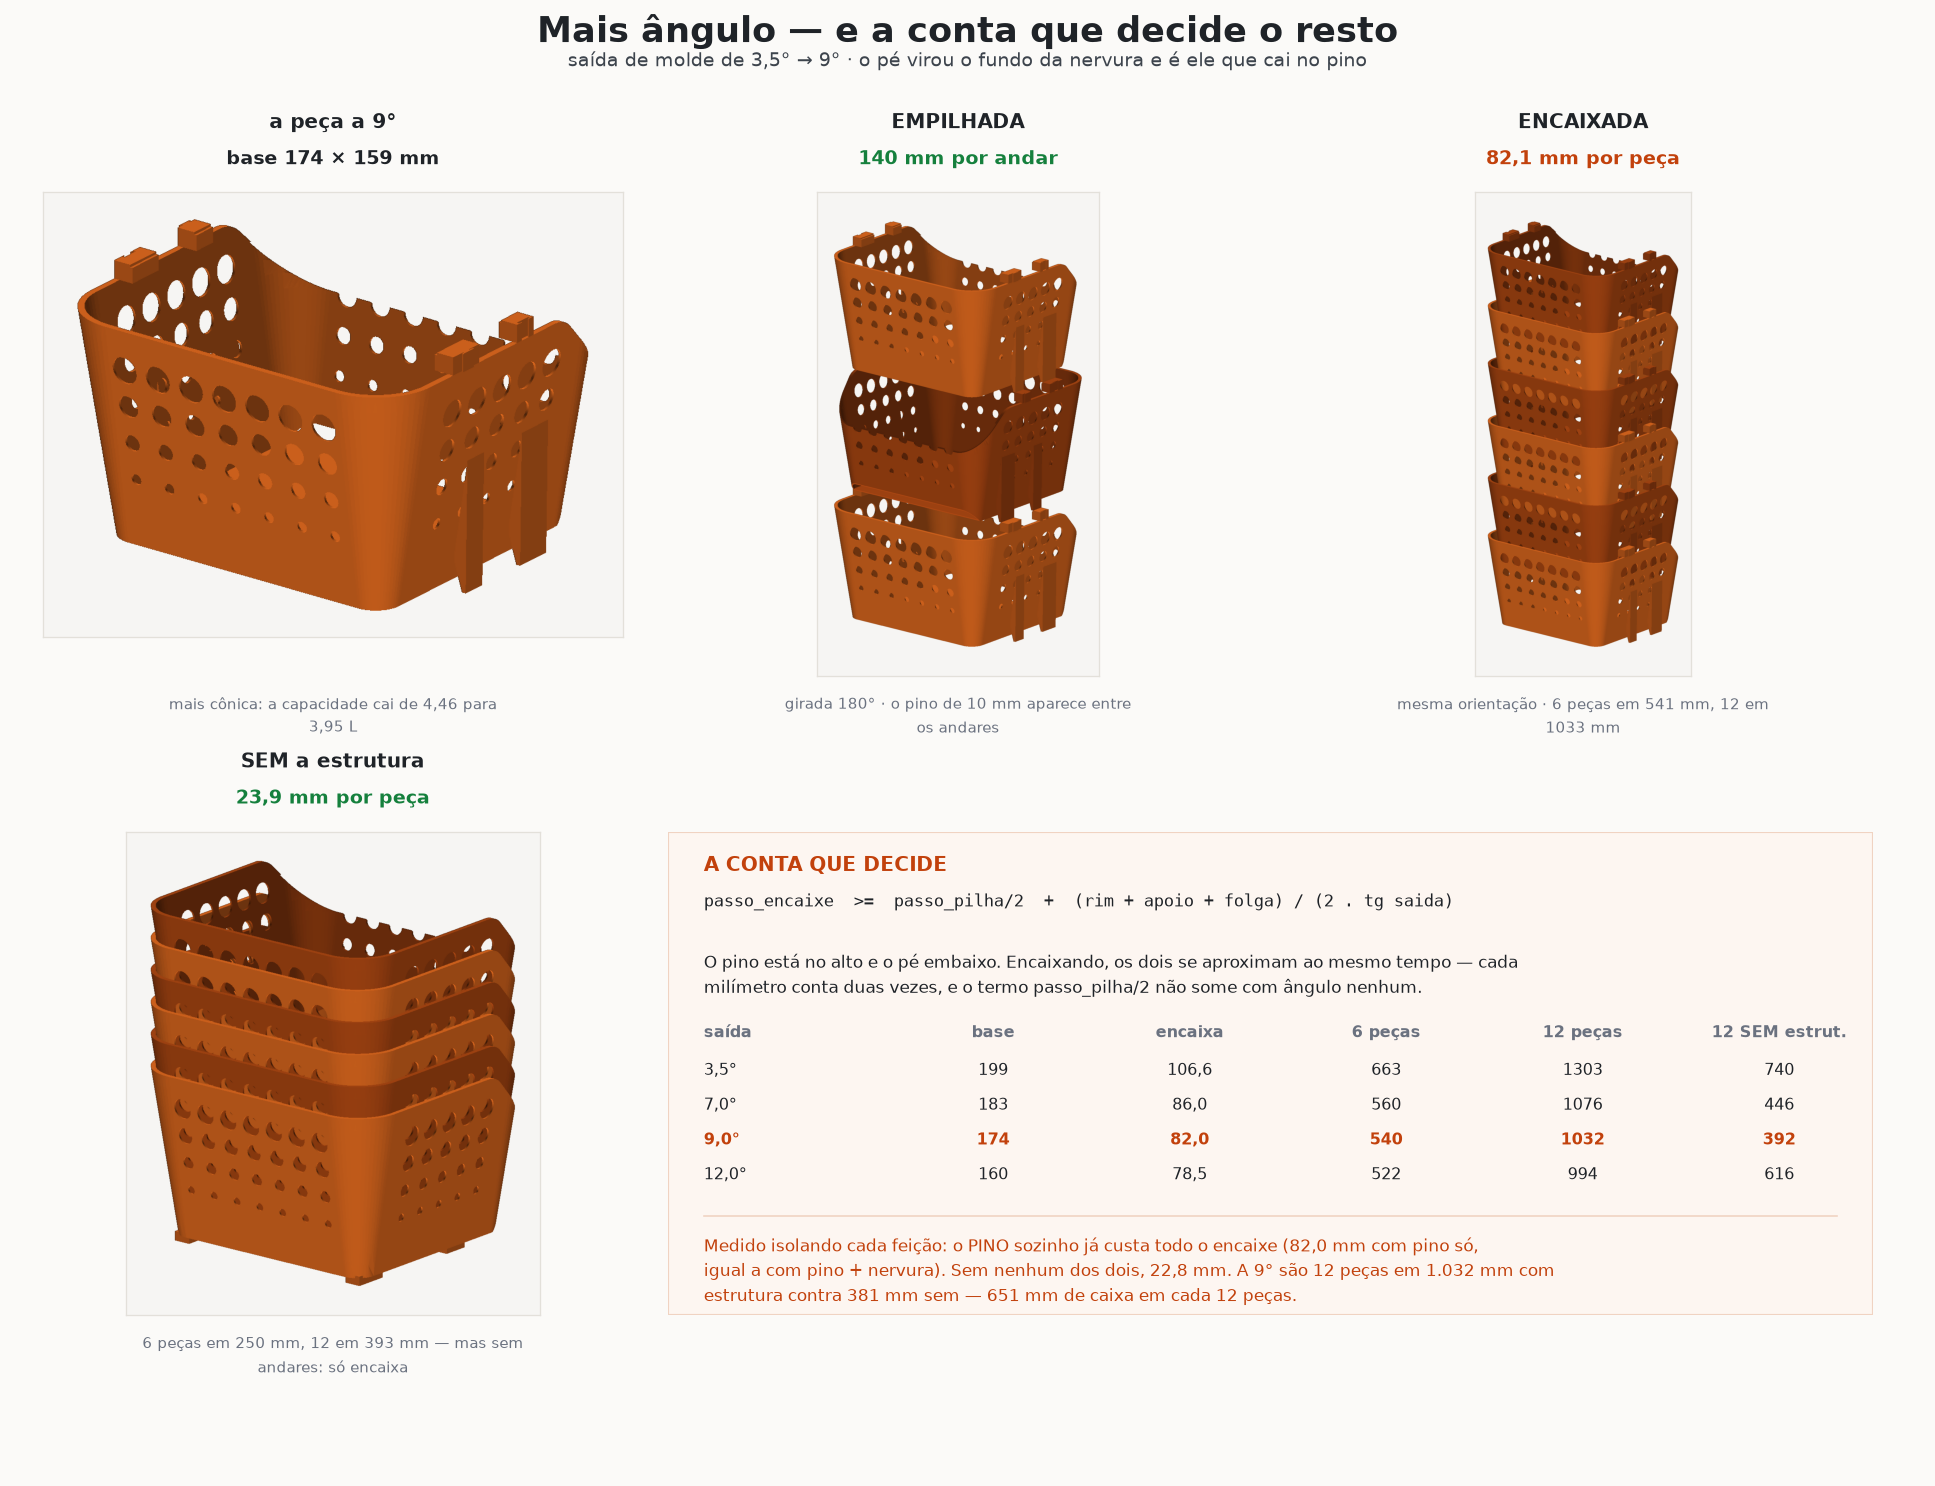

Generate this figure with Python:
#!/usr/bin/env python3
"""Mais saida de molde + o pe virando o fundo da nervura.

EMPILHAR (uma sobre a outra, varios andares)  -> girada 180, passo ALT+pino
ENCAIXAR (uma dentro da outra, transporte)    -> mesma orientacao
ACOPLAR  (lado a lado)                        -> cauda de andorinha nas paredes
"""
import os
import textwrap

import numpy as np
import trimesh
from build123d import export_step, export_stl

import modelo3d as M
import render
from empilha import passo

DEST = os.path.dirname(os.path.abspath(__file__))
COR, COR2 = (0.93, 0.44, 0.13), (0.72, 0.30, 0.08)
FUNDO, TINTA, GRIS, NOVO, VERDE = "#fbfaf8", "#1f2328", "#6b7280", "#c2410c", "#15803d"
SAIDA = 9.0


def gira(m):
    t = m.copy()
    t.apply_transform(trimesh.transformations.rotation_matrix(np.pi, [0, 0, 1]))
    return t


def coluna(m, n, pas, alterna, arq, larg=980):
    cena = []
    for i in range(n):
        t = (gira(m) if (alterna and i % 2) else m.copy())
        t.apply_translation([0, 0, i * pas])
        cena.append((t, COR if i % 2 == 0 else COR2))
    render.salvar(render.render(cena, direcao=(-1.0, -1.22, -0.5), largura=larg),
                  os.path.join(DEST, arq))


def main():
    M.set_draft(SAIDA)
    p, n = M.cesto(None, h_rim=M.H_FAIXA2, estrutura=True)
    export_step(p, os.path.join(DEST, f"cesto-{SAIDA:.0f}g.step"))
    export_stl(p, os.path.join(DEST, f"cesto-{SAIDA:.0f}g.stl"))
    m = trimesh.load(os.path.join(DEST, f"cesto-{SAIDA:.0f}g.stl"))
    pn = passo(p, lo=40.0, hi=150.0)
    ps = passo(p, True, lo=100.0, hi=170.0)
    peso, cap = p.volume * M.RHO, M.capacidade()
    print(f"saida {SAIDA}: peso {peso:.1f} g | cap {cap:.2f} L | "
          f"encaixa {pn:.1f} | empilha {ps:.1f}")

    render.salvar(render.render([(m, COR)], direcao=(-0.9, -1.2, -0.62),
                                largura=980),
                  os.path.join(DEST, "ang-peca.png"))
    coluna(m, 3, ps, True, "ang-pilha.png")
    coluna(m, 6, pn, False, "ang-encaixe.png")
    # referencia: a mesma peca sem a estrutura de empilhamento
    q, _ = M.cesto(None, h_rim=M.H_FAIXA2)
    export_stl(q, os.path.join(DEST, "ang-sem.stl"))
    mq = trimesh.load(os.path.join(DEST, "ang-sem.stl"))
    pq = passo(q, lo=5.0, hi=90.0)
    coluna(mq, 6, pq, False, "ang-sem.png")
    print(f"sem estrutura: encaixa {pq:.1f} mm")
    folha(peso, cap, pn, ps, pq, n)


def painel(fig, x, yb, arq, tit, cota, cor, sub, w=0.30, h=0.325):
    """Titulo, cota e legenda em posicoes FIXAS da figura.

    imshow forca aspecto e encolhe o eixo -- titulo preso ao eixo anda junto e
    acaba invadindo a linha de baixo.
    """
    from PIL import Image
    fig.text(x + w / 2, yb + h + 0.040, tit, ha="center", va="bottom",
             fontsize=12.5, color=TINTA, weight="bold")
    fig.text(x + w / 2, yb + h + 0.016, cota, ha="center", va="bottom",
             fontsize=11.5, color=cor, weight="bold")
    ax = fig.add_axes([x, yb, w, h])
    ax.imshow(np.asarray(Image.open(os.path.join(DEST, arq))))
    ax.set_anchor("N")
    ax.set_xticks([]); ax.set_yticks([])
    for sp in ax.spines.values():
        sp.set_color("#e3e0da")
    fig.text(x + w / 2, yb - 0.012, "\n".join(textwrap.wrap(sub, 44)),
             ha="center", va="top", fontsize=9.4, color=GRIS, linespacing=1.45)


def folha(peso, cap, pn, ps, pq, furos):
    import matplotlib
    matplotlib.use("Agg")
    import matplotlib.pyplot as plt
    from matplotlib.patches import Rectangle
    fig = plt.figure(figsize=(16.4, 12.6), facecolor=FUNDO)
    fig.text(0.5, 0.990, "Mais angulo — e a conta que decide o resto"
             .replace("angulo", "ângulo"), ha="center", va="top",
             fontsize=21.5, color=TINTA, weight="bold")
    fig.text(0.5, 0.965, f"saída de molde de 3,5° → {SAIDA:.0f}° · o pé virou o "
             "fundo da nervura e é ele que cai no pino", ha="center", va="top",
             fontsize=11.5, color="#3d444d")

    painel(fig, 0.022, 0.545, "ang-peca.png", "a peça a 9°",
           "base 174 × 159 mm", TINTA,
           "mais cônica: a capacidade cai de 4,46 para 3,95 L")
    painel(fig, 0.345, 0.545, "ang-pilha.png", "EMPILHADA",
           f"{ps:.0f} mm por andar", VERDE,
           "girada 180° · o pino de 10 mm aparece entre os andares")
    painel(fig, 0.668, 0.545, "ang-encaixe.png", "ENCAIXADA",
           f"{pn:.1f} mm".replace(".", ",") + " por peça", NOVO,
           f"mesma orientação · 6 peças em {130+5*pn:.0f} mm, "
           f"12 em {130+11*pn:.0f} mm")
    painel(fig, 0.022, 0.115, "ang-sem.png", "SEM a estrutura",
           f"{pq:.1f} mm".replace(".", ",") + " por peça", VERDE,
           f"6 peças em {130+5*pq:.0f} mm, 12 em {130+11*pq:.0f} mm — "
           "mas sem andares: só encaixa")

    bx = fig.add_axes([0.345, 0.115, 0.623, 0.325]); bx.axis("off")
    bx.set_xlim(0, 1); bx.set_ylim(0, 1)
    bx.add_patch(Rectangle((0, 0), 1, 1, transform=bx.transAxes,
                           facecolor="#fdf6f1", edgecolor="#f0d3c2", lw=1.3))
    bx.text(0.03, 0.95, "A CONTA QUE DECIDE", fontsize=12, color=NOVO,
            weight="bold", va="top")
    bx.text(0.03, 0.855, "passo_encaixe  >=  passo_pilha/2  +  "
            "(rim + apoio + folga) / (2 . tg saida)", fontsize=10.6,
            color=TINTA, va="center", family="monospace")
    bx.text(0.03, 0.755, "\n".join(textwrap.wrap(
        "O pino está no alto e o pé embaixo. Encaixando, os dois se aproximam "
        "ao mesmo tempo — cada milímetro conta duas vezes, e o termo "
        "passo_pilha/2 não some com ângulo nenhum.", 94)),
        fontsize=10.2, color=TINTA, va="top", linespacing=1.5)
    y = 0.575
    cols = ("base", "encaixa", "6 peças", "12 peças", "12 SEM estrut.")
    bx.text(0.03, y, "saída", fontsize=9.6, color=GRIS, weight="bold")
    for j, k in enumerate(cols):
        bx.text(0.27 + j * 0.163, y, k, fontsize=9.6, color=GRIS,
                weight="bold", ha="center")
    y -= 0.078
    for g, base, enc, sem in ((3.5, "199", 106.6, 55.5), (7.0, "183", 86.0, 28.7),
                              (9.0, "174", 82.0, 23.8), (12.0, "160", 78.5, 44.2)):
        forte = abs(g - SAIDA) < 0.1
        cor = NOVO if forte else TINTA
        pesoF = "bold" if forte else "normal"
        bx.text(0.03, y, f"{g:.1f}°".replace(".", ","), fontsize=9.8,
                color=cor, weight=pesoF)
        for j, v in enumerate([base, f"{enc:.1f}".replace(".", ","),
                               f"{130+5*enc:.0f}", f"{130+11*enc:.0f}",
                               f"{130+11*sem:.0f}"]):
            bx.text(0.27 + j * 0.163, y, v, fontsize=9.8, color=cor,
                    ha="center", weight=pesoF)
        y -= 0.072
    bx.plot([0.03, 0.97], [0.205, 0.205], color="#f0d3c2", lw=1)
    bx.text(0.03, 0.168, "\n".join(textwrap.wrap(
        "Medido isolando cada feição: o PINO sozinho já custa todo o encaixe "
        "(82,0 mm com pino só, igual a com pino + nervura). Sem nenhum dos "
        "dois, 22,8 mm. A 9° são 12 peças em 1.032 mm com estrutura contra "
        "381 mm sem — 651 mm de caixa em cada 12 peças.", 94)),
        fontsize=10.2, color=NOVO, va="top", linespacing=1.5)
    fig.savefig(os.path.join(DEST, "angulo.png"), dpi=118, facecolor=FUNDO)
    print("gerado angulo.png")


if __name__ == "__main__":
    main()
